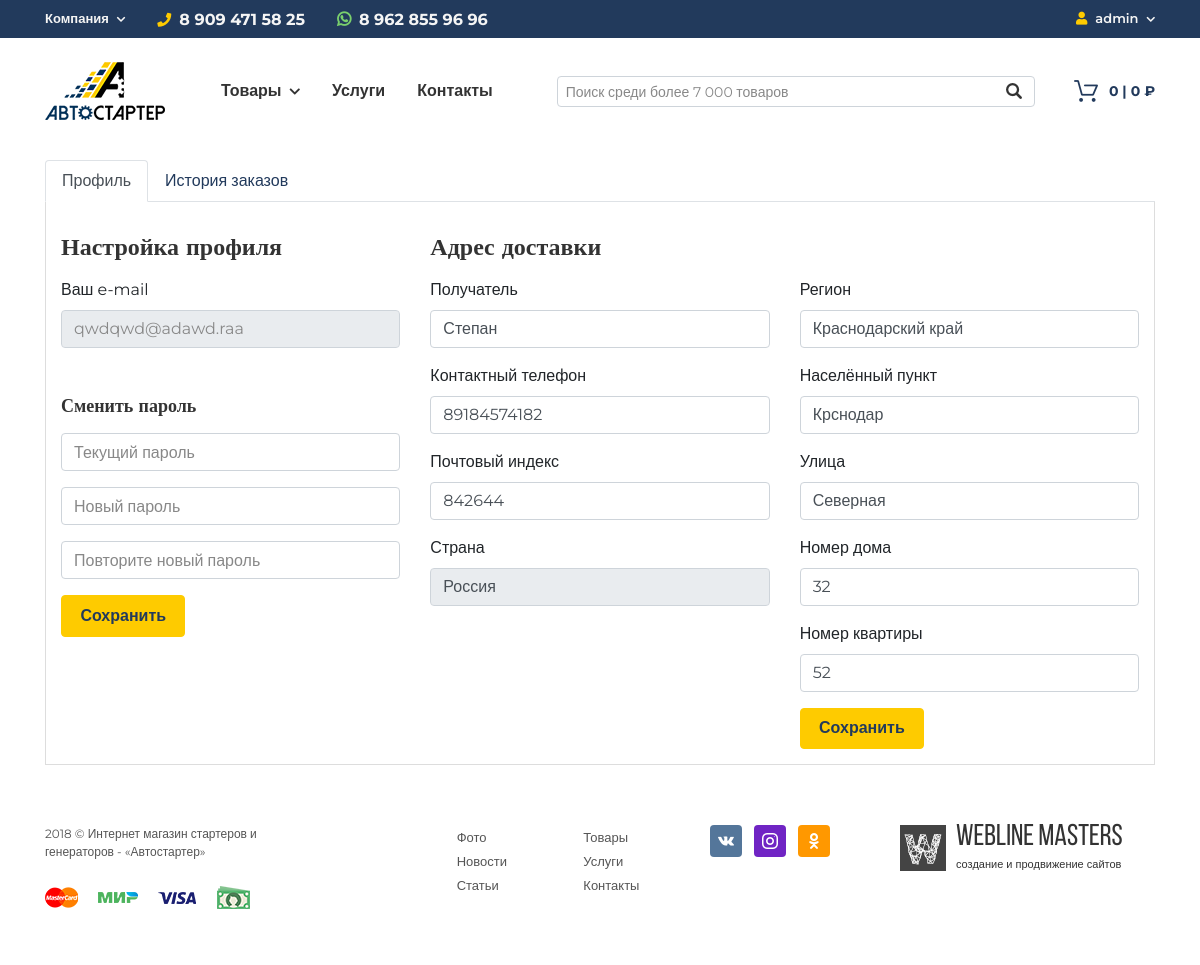
/accounts/profile/info/ (signed in), run on an earlier commit of the app's database.
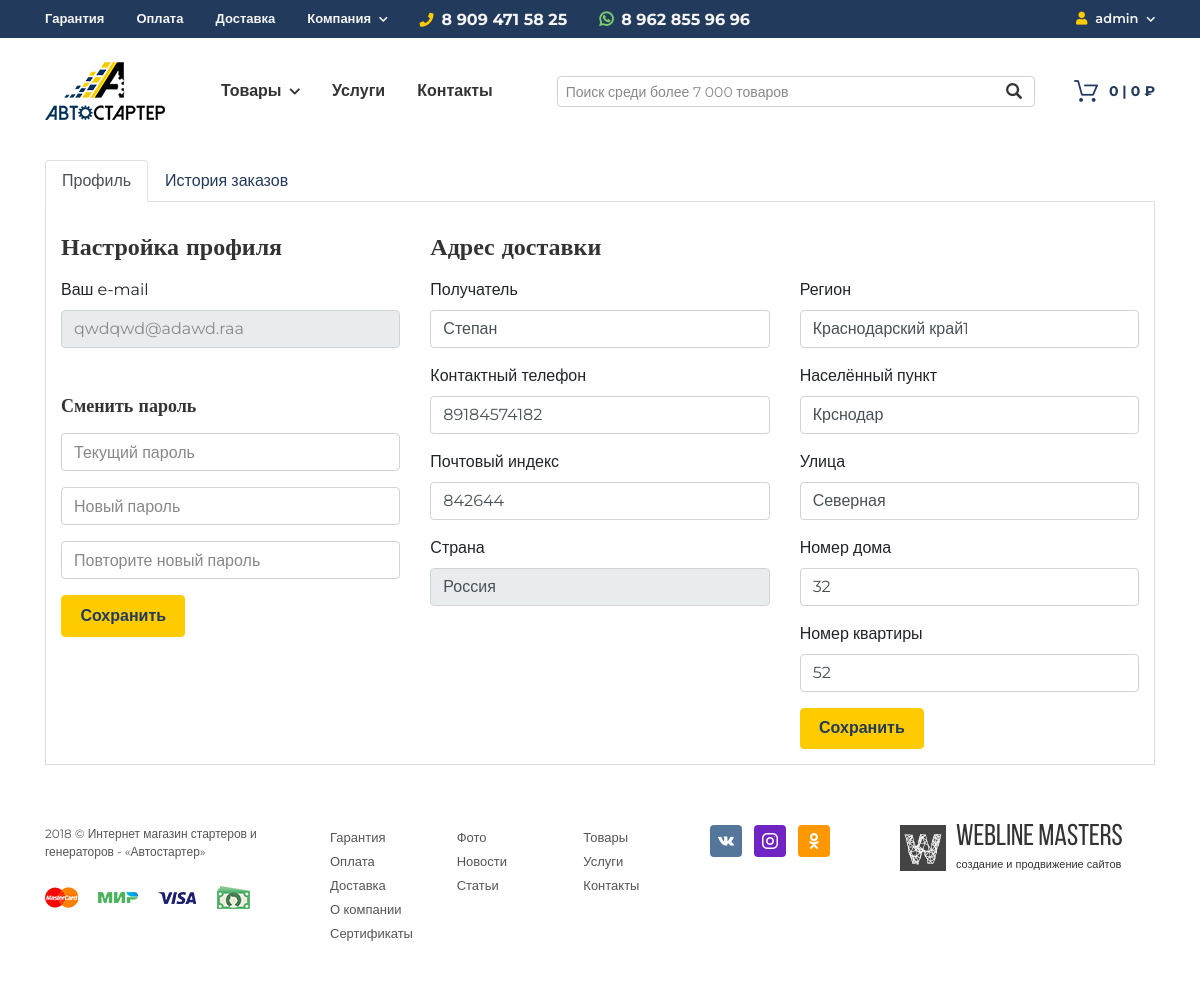
And on a later commit of the database.
### profiles/models.py (models this page shows, shortened)
class Profile(models.Model):
    user = models.OneToOneField(User, on_delete=models.CASCADE, verbose_name='Пользователь')
    full_name = models.CharField(max_length=250, blank=True, verbose_name='ФИО')
    phone = models.CharField(max_length=20, blank=True, verbose_name='Телефон')
    postcode = models.CharField(max_length=20, blank=True, verbose_name='Индекс')
    country = models.CharField(max_length=250, default='Россия', blank=True, verbose_name='Страна')
    region = models.CharField(max_length=250, blank=True, verbose_name='Регион')
    locality = models.CharField(max_length=250, blank=True, verbose_name='Населенный пункт')
    street = models.CharField(max_length=250, blank=True, verbose_name='Улица')
    house_nmb = models.CharField(max_length=250, blank=True, verbose_name='Номер дома')
    apartment_nmb = models.CharField(max_length=250, blank=True, verbose_name='Номер квартиры')
    class Meta:
        verbose_name = 'Профиль'
        verbose_name_plural = 'Профили'

### contacts/models.py (models this page shows, shortened)
class SocialLink(models.Model):
    contact = models.ForeignKey('Contact', on_delete=models.CASCADE, verbose_name='Контакт', related_name='social_links')
    name = models.CharField(max_length=250, verbose_name='Название социальной сети')
    social_link = models.URLField(max_length=250, verbose_name='Ссылка')
    class Meta:
        verbose_name = 'Социальная сеть'
        verbose_name_plural = 'Социальные сети'

### landing/models.py (models this page shows, shortened)
class TopMenuPoint(models.Model):
    point = models.ForeignKey(FlatPage, on_delete=models.CASCADE, verbose_name='Страница')
    my_order = models.PositiveIntegerField(default=0, blank=False, null=False, verbose_name='Сортировка')
    class Meta:
        verbose_name = 'Пункт верхнего меню'
        verbose_name_plural = 'Пункты верхнего меню'
        ordering = ['my_order']

### profiles/views.py (the view)
# urls.py: path('profile/info/', views.profile, name='profile'),
@login_required
def profile(request):
    user = request.user
    if request.method == 'POST':
        form1 = ChangePasswordForm(user=user, data=request.POST)
        form2 = UpdateProfileForm(user, request.POST)
        if 'profile_save' in request.POST and form2.is_valid():
            user.profile.full_name = form2.cleaned_data['full_name']
            user.profile.phone = form2.cleaned_data['phone']
            user.profile.postcode = form2.cleaned_data['postcode']
            user.profile.region = form2.cleaned_data['region']
            user.profile.locality = form2.cleaned_data['locality']
            user.profile.street = form2.cleaned_data['street']
            user.profile.house_nmb = form2.cleaned_data['house_nmb']
            user.profile.apartment_nmb = form2.cleaned_data['apartment_nmb']
            user.save()
            form1 = ChangePasswordForm(request.user)
            messages.success(request, 'Данные успешно обновлены.', extra_tags='profile_save')
        if 'user_save' in request.POST and form1.is_valid():
            password = form1.cleaned_data['new_password1']
            user.set_password(password)
            user.save()
            user = authenticate(username=user.username, password=password)
            login(request, user)
            form2 = UpdateProfileForm(request.user)
            messages.success(request, 'Смена пароля прошла успешно.', extra_tags='user_save')
    else:
        form1 = ChangePasswordForm(request.user)
        form2 = UpdateProfileForm(request.user)
    context = {
        'form1': form1,
        'form2': form2,
    }
    return render(request, 'profiles/profile.html', context)

### profiles/forms.py
class ChangePasswordForm(PasswordChangeForm):
    old_password = forms.CharField(label='Текущий пароль', widget=forms.PasswordInput(attrs={'class': 'form-control', 'placeholder': 'Текущий пароль'}))
    new_password1 = forms.CharField(label='Новый пароль', widget=forms.PasswordInput(attrs={'class': 'form-control', 'placeholder': 'Новый пароль'}))
    new_password2 = forms.CharField(label='Подтвердить пароль', widget=forms.PasswordInput(attrs={'class': 'form-control', 'placeholder': 'Повторите новый пароль'}))

### contacts/context_processors.py (called while the page is built)
def getting_phone(request):
    phone = Phone.objects.all().first()
    messenger = Messenger.objects.all().first()
    social_links = SocialLink.objects.all()
    context = {
        'phone': phone,
        'messenger': messenger,
        'social_links': social_links,
    }
    return context

### landing/context_processors.py (called while the page is built)
def getting_top_menu_points(request):
    main_points = TopMenuPoint.objects.all()
    if len(main_points) > 3:
        main_points = main_points[:3]
        drop_points = TopMenuPoint.objects.all()
        drop_points = drop_points[3:]
    else:
        drop_points = []
    context = {
        'main_points': main_points,
        'drop_points': drop_points,
    }
    return context

### templates/profiles/profile.html (shortened to what the changed rows need)
{% extends 'base.html' %}
{% load imagefit %}
{% block content %}
    <div class="container">
        <div class="tab-content profile-tab" id="myTabContent">
            <div class="tab-pane fade show active" id="profile" role="tabpanel">
                <div class="row">
                    <div class="col-lg-4">
                        <h2 class="mt-3 mb-3">Настройка профиля</h2>
                    </div>
                    <div class="col-lg-8">
                        <h2 class="mt-3 mb-3">Адрес доставки</h2>
                        <form method="post">
                            <div class="row">
                                <div class="col-lg-6">
                                    <div class="form-group">
                                        <label>Получатель</label>
                                        {{ form2.full_name }}
                                    </div>
                                    <div class="form-group">
                                        <label>Контактный телефон</label>
                                        {{ form2.phone }}
                                    </div>
                                    <div class="form-group">
                                        <label>Почтовый индекс</label>
                                        {{ form2.postcode }}
                                    </div>
                                    <div class="form-group">
                                        <label>Страна</label>
                                        {{ form2.country }}
                                    </div>
                                </div>
                                <div class="col-lg-6">
                                    <div class="form-group">
                                        <label>Регион</label>
                                        {{ form2.region }}
                                    </div>
                                    <div class="form-group">
                                        <label>Населённый пункт</label>
                                        {{ form2.locality }}
                                    </div>
                                    <div class="form-group">
                                        <label>Улица</label>
                                        {{ form2.street }}
                                    </div>
                                    <div class="form-group">
                                        <label>Номер дома</label>
                                        {{ form2.house_nmb }}
                                    </div>
                                    <div class="form-group">
                                        <label>Номер квартиры</label>
                                        {{ form2.apartment_nmb }}
                                    </div>
                                </div>
                            </div>
                        </form>
                    </div>
                </div>
            </div>
        </div>
    </div>
{% endblock %}

### templates/base.html (shortened to what the changed rows need)
{% load static %}
<!doctype html>
<html lang="ru">
    <head>
        <link rel="stylesheet" href="{% static 'css/bootstrap.min.css' %}">
        <link rel="stylesheet" href="https://use.fontawesome.com/releases/v5.6.3/css/all.css">
        <link rel="stylesheet" href="{% static 'css/smartphoto.min.css' %}">
        <link rel="stylesheet" href="{% static 'css/style.css' %}">
    </head>
    <body>
        <nav class="navbar navbar-expand-lg navbar-dark bg-secondary d-none d-lg-block">
            <div class="container">
                <div class="collapse navbar-collapse">
                    <ul class="navbar-nav">
                        {% for point in main_points %}
                            <li class="nav-item">
                                <a class="nav-link" href="{{ point.point.url }}">{{ point.point.title }}</a>
                            </li>
                        {% endfor %}
                    </ul>
                </div>
            </div>
        </nav>
        {% block content %}{% endblock %}
        <footer class="footer">
            <div class="container">
                <div class="row">
                    <div class="col-xl-4 col-md-6">
                        <div class="row">
                            <div class="col-sm-4">
                                <ul class="list-unstyled">
                                    {% for point in main_points %}
                                        <li><a href="{{ point.point.url }}" title="">{{ point.point.title }}</a></li>
                                    {% endfor %}
                                    {% for point in drop_points %}
                                        <li><a href="{{ point.point.url }}" title="">{{ point.point.title }}</a></li>
                                    {% endfor %}
                                </ul>
                            </div>
                        </div>
                    </div>
                    <div class="col-xl-2 col-md-6">
                        <ul class="list-inline">
                            {% for social_link in social_links %}
                            <li class="list-inline-item">
                                <a href="{{ social_link.social_link }}" target="_blank" title="" class="footer-social {{ social_link.name }}"></a>
                            </li>
                            {% endfor %}
                        </ul>
                    </div>
                </div>
            </div>
        </footer>
    </body>
</html>

What changed in the data, as far as the page shows it:
added TopMenuPoint: point "Гарантия"
added TopMenuPoint: point "Оплата"
added TopMenuPoint: point "Доставка"
changed Profile "Степан": region "Краснодарский край" → "Краснодарский край1"
added TopMenuPoint: point "О компании"
added TopMenuPoint: point "Сертификаты"
